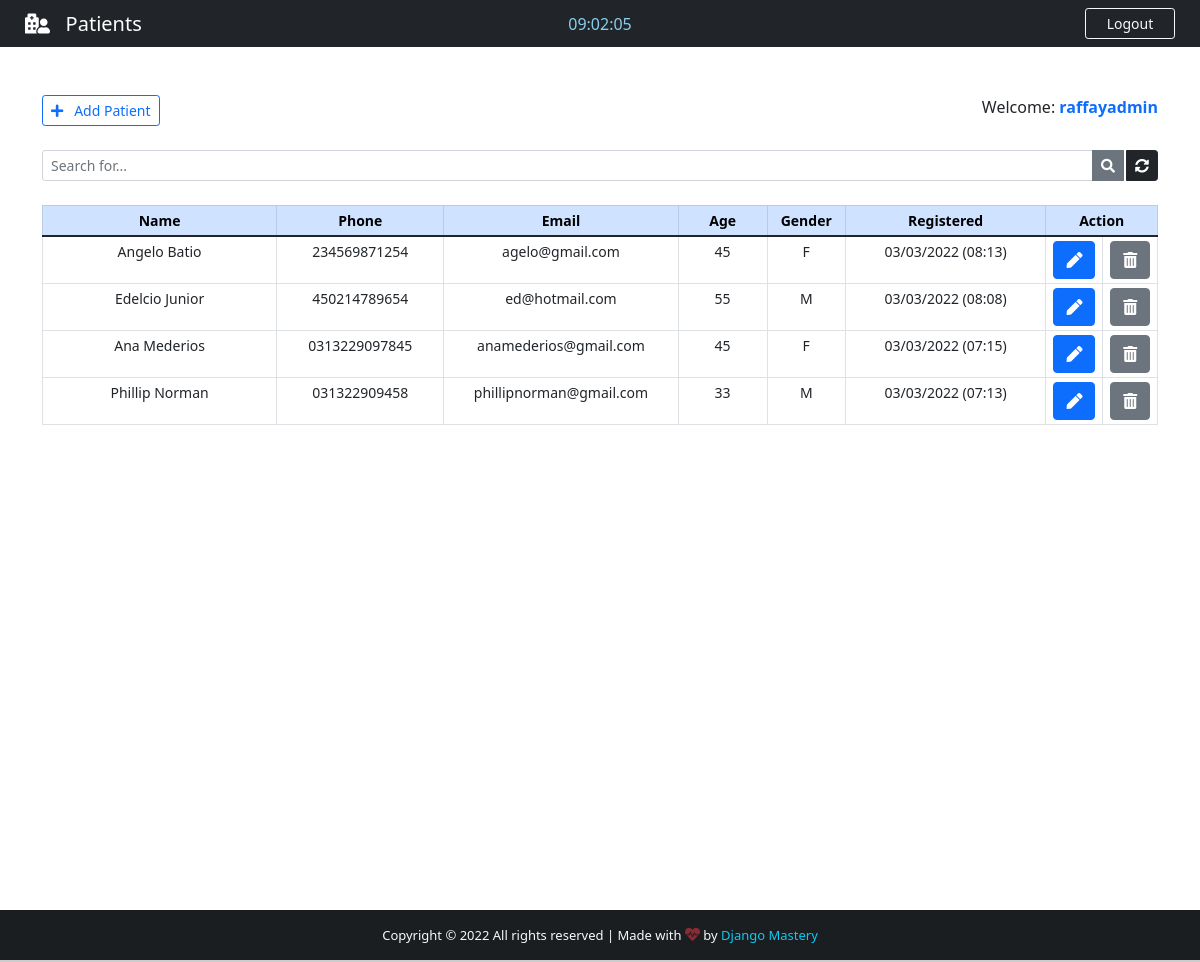
The page /backend/ (signed in) on the database as committed earlier.
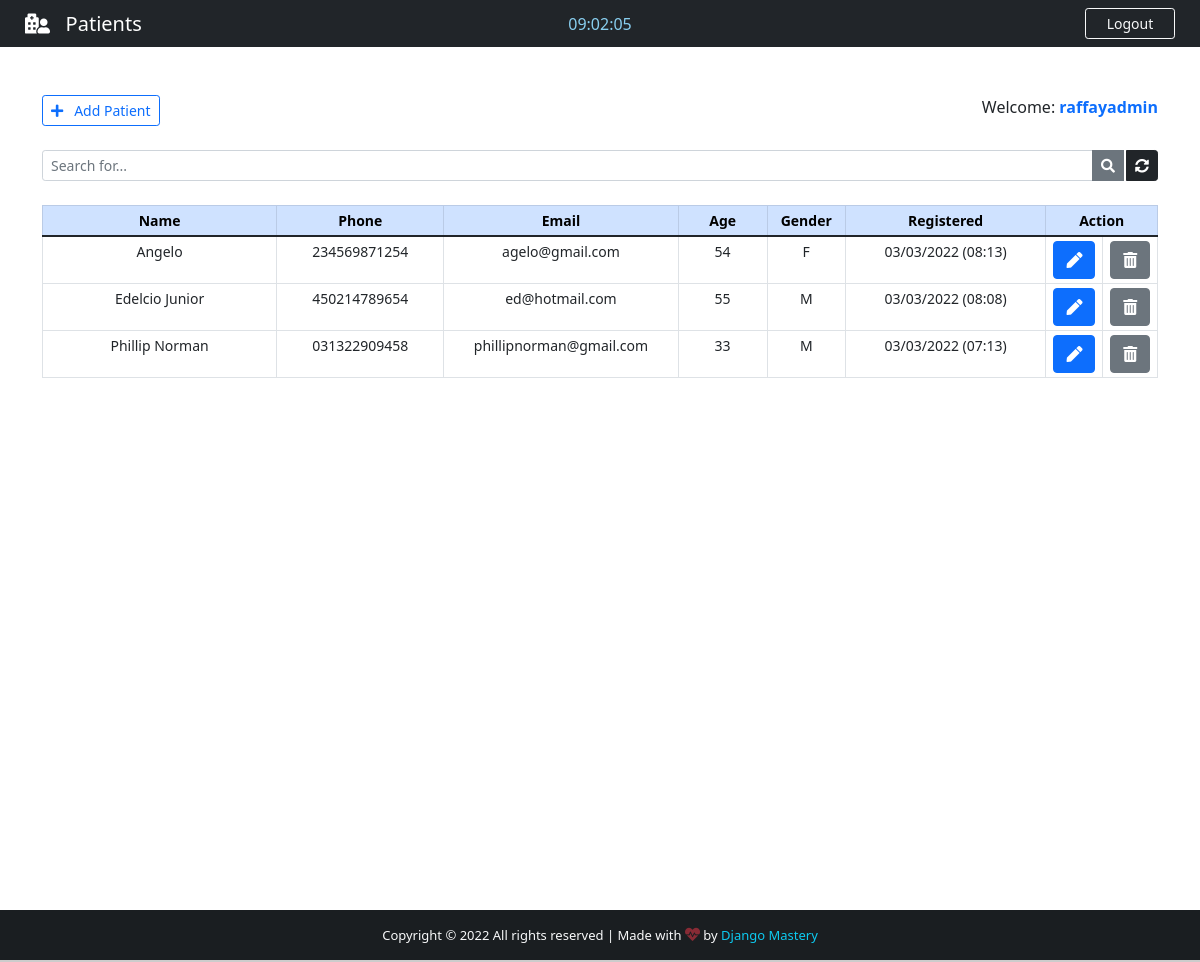
The same page on the database as committed later.
### App/models.py (models this page shows, shortened)
class Patient(models.Model):
    GENDER = (
        ('M', 'M'),
        ('F', 'F'),
    )
    id = models.IntegerField(primary_key=True)
    name = models.CharField(max_length=40)
    phone = models.CharField(max_length=20)
    email = models.CharField(max_length=40)
    age = models.CharField(max_length=3)
    gender = models.CharField(max_length=1, null=True, choices=GENDER)
    note = models.TextField(blank=True)
    created_at = models.DateTimeField(auto_now_add=True)

### App/views.py (the view)
# urls.py: path('backend/', views.backend, name='backend'),
@cache_control(no_cache = True, must_validate = True, no_store = True)
@login_required(login_url='login')
def backend(request):
    if 'q' in request.GET:
        q = request.GET['q']
        all_patient_list = Patient.objects.filter(
            Q(name__icontains=q) | Q(phone__icontains=q) | Q(email__icontains=q) | Q(age__icontains=q) |  Q(gender__icontains=q) |   Q(note__icontains=q)
        ).order_by('-created_at')
    else:
        all_patient_list = Patient.objects.all().order_by('-created_at')
    paginator = Paginator(all_patient_list, 10)
    page = request.GET.get('page')
    all_patient = paginator.get_page(page)
    return render(request, 'backend.html', {"patients": all_patient})

### App/templates/backend.html (shortened to what this page needs)
{% extends 'base.html' %}
{% load static %}
{% block nav-content %}
<i class="fas fa-hospital-user"></i>&nbsp;&nbsp; Patients
{% endblock nav-content %}
{% block time %}
<div class="col-sm">
<center>
    <span id="clock" style="color: #89cff0;"></span>
</center>
</div>
{% endblock time %}
    {% block btn-nav %}
    <a class="btn btn-outline-danger btn-sm border-light text-light" id="btn-nav" data-bs-toggle="modal" data-bs-target="#logoutModal">Logout</a>
    {% endblock btn-nav %}
{% block content %}
<div class="container">
    <br><br>
    <div class="d-flex justify-content-between">
        <a id="add-patient" href="{% url 'add_patient' %}" class="btn btn-outline-primary btn-sm"><i class="fas fa-plus"></i>&nbsp;&nbsp; Add Patient</a>
        <span class="welcome">
            Welcome: <strong><span class="text-primary">{{ user.get_username }}</span></strong>
        </span>
    </div>
    <form action="">
        <div class="input-group input-group-sm mb-3 mt-4">
            <input type="text" name="q" class="form-control" placeholder="Search for..." value="{{ request.GET.q }}">
            <button class="btn btn-secondary"><i class="fas fa-search"></i></button>
            <a href="{% url 'backend' %}" class="btn btn-dark" style="margin-left: 2px;"><i class="fas fa-sync-alt"></i></a>
        </div>
    </form>
    <center>
        <table class="table table-bordered table-sm mt-4" style="text-align: center; font-size:14px;">
            <thead class="table-primary">
                <tr>
                    <th style="width: 21%">Name</th>
                    <th style="width: 15%">Phone</th>
                    <th style="width: 21%">Email</th>
                    <th style="width: 8%">Age</th>
                    <th style="width: 7%">Gender</th>
                    <th style="width: 18%">Registered</th>
                    <th style="width: 10%" colspan="2">Action</th>
                </tr>
            </thead>
            {% for patient in patients %}
            <tr class="txt-sm" id="chk_td">
                <td data-label="Name" id="top-table">{{ patient.name }}</td>
                <td data-label="Phone" id="responsive-border">{{ patient.phone }}</td>
                <td data-label="Email" id="responsive-border">{{ patient.email }}</td>
                <td data-label="Age" id="responsive-border">{{ patient.age }}</td>
                <td data-label="Gender" id="responsive-border">{{ patient.gender }}</td>
                <td data-label="Registered" id="responsive-border">{{ patient.created_at | date:'m/d/Y (H:i)' }}</td>
                <td>
                    <a href="{% url 'patient' patient.id %}" class="btn-action btn btn-primary" title="Edit Patient">
                        <i class="fas fa-pen"></i>
                    </a>
                </td>
                <td>
                    <a class="btn-action btn btn-secondary" title="Delete patient" data-bs-toggle="modal" data-bs-target="#deleteModal{{ patient.pk }}">
                        <i class="fas fa-trash-alt"></i>
                    </a>
                </td>
            </tr>
            {% endfor %}
        </table>
    </center>
</div>
{% endblock %}

### App/templates/base.html (shortened to what this page needs)
{% load static %}
<!DOCTYPE html>
<html lang="en">
<head>
    <link href="https://cdn.jsdelivr.net/npm/bootstrap@5.1.3/dist/css/bootstrap.min.css" rel="stylesheet"
>
    <link rel="stylesheet" href="https://pro.fontawesome.com/releases/v5.10.0/css/all.css"
 />
    <link rel="stylesheet" href="{% static 'css/style_.css' %}">
</head>
<body>
    <div class="wrapper">
        <header>
            <nav class="navbar navbar-expand-lg navbar-dark bg-dark">
                <div class="col-sm">
                    <a class="navbar-brand flex-grow-1" id="nav-content">
                        {% block nav-content %}{% endblock nav-content %}
                    </a>
                </div>
                {% block time %}{% endblock time %}
                <div class="col-sm">
                    {% block btn-nav %}{% endblock btn-nav %}
                </div>
            </nav>
        </header>
        {% block content %}{% endblock content %}
    </div>
    <footer style="margin-top: 10rem;" class="bg-dark text-center text-lg-start text-light" id="footer">
        <div class="text-center p-3" style="background-color: rgba(0, 0, 0, 0.2);">
            Copyright &copy; {% now "Y" %} <span id="all-rights">All rights reserved</span> | Made with
            <i class="text-danger fas fa-heartbeat blink_me" style="font-size: 15px;"></i> by
            <a href="#" target="_blank" style="color: #0dcaf0; text-decoration: none;">Django Mastery</a>
        </div>
    </footer>
</body>
</html>

### App/static/css/style_.css (style rules this page uses)
html, body { height: 100%; margin: 0; max-width: 100%; }
#btn-nav { width: 90px; float: right; margin-right: 25px; }
.wrapper { min-height: 100%; margin-bottom: -50px; }
#footer, .push { height: 50px; font-size: 13px; }
#nav-content { text-align: center; color: #fff; margin-left: 25px; }

Rows that differ between the two databases and show on the page:
removed Patient: name "Ana Mederios", phone "0313229097845", email "anamederios@gmail.com", age "45", gender "F", created_at "03/03/2022 (07:15)"
changed Patient "agelo@gmail.com": name "Angelo Batio" → "Angelo"; age "45" → "54"
